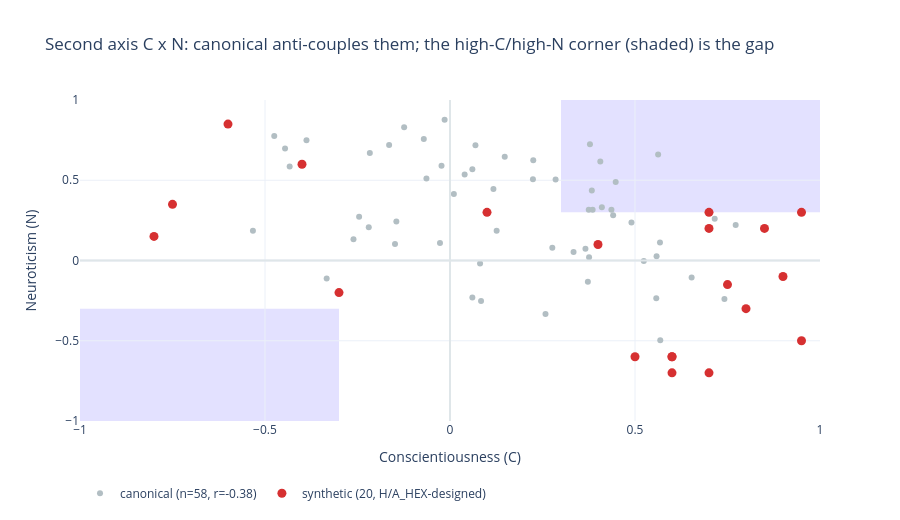

Here is the notebook cell this chart was saved with:
### Markdown cell above
## A second decoupling axis: which corners are worth filling?

The 20 characters above all vary on one plane, **H x A_HEX** (the communion bipolarity). But canonical
literature fusions more than one trait pair. Averaged across the 25 panel raters, the strongest fusions are:

| Trait pair | Canonical mean r (25-rater panel) | Role |
|---|---|---|
| **H ↔ A_HEX** | **+0.75** | axis 1, saturated by the 20 chars |
| O ↔ A | +0.32 | strongest OCEAN fusion, but A overlaps communion |
| **C ↔ N** | **−0.29** | strongest fusion orthogonal to communion → **axis 2** |
| E ↔ N | −0.26 | candidate axis 3 |

Opening a second, orthogonal axis turns "literature fusions communion" into "literature fusions *several*
trait pairs," and gives the cache-free regressor a harder, non-redundant test. **C x N** is the natural
choice: fiction pairs discipline with calm and anxiety with chaos, so the high-C/high-N corner (the
disciplined-but-anxious type) is nearly empty. The curation file carries a **worked example**, *Edda Sarn*,
showing how to author a character into this corner; it is a copy-this template, not a labeled corpus member.

### Code cell
# Second axis C x N: reconstruct canonical per-char OCEAN by averaging the 25 panel raters
# (the duplicate Grok 4.3 run, xai_2, is excluded so this is the standardized 25-rater panel)
import glob, collections, statistics as st
base = Path('paper_artifacts/pivot6_hexaco_atlas')
if not base.exists(): base = Path('../paper_artifacts/pivot6_hexaco_atlas')
acc = collections.defaultdict(lambda: collections.defaultdict(list))
for f in glob.glob(str(base/'ocean_ratings_*.json')):
    if 'synth' in f or 'xai_2' in f: continue
    for p in json.load(open(f)).get('predictions', []):
        pr = p.get('parsed') or {}; cid = p.get('coref_id')
        for t in ('C','N'):
            if isinstance(pr.get(t),(int,float)): acc[cid][t].append(pr[t])
cC=[st.mean(tv['C']) for tv in acc.values() if tv.get('C') and tv.get('N')]
cN=[st.mean(tv['N']) for tv in acc.values() if tv.get('C') and tv.get('N')]
rcn=float(np.corrcoef(cC,cN)[0,1])
sC=[c['target_OCEAN']['C'] for c in chars]; sN=[c['target_OCEAN']['N'] for c in chars]
in_hi=sum(1 for c,n in zip(sC,sN) if c>0.3 and n>0.3)

import plotly.graph_objects as go
fig=go.Figure()
for (x0,x1,y0,y1) in [(0.3,1,0.3,1),(-1,-0.3,-1,-0.3)]:
    fig.add_shape(type='rect',x0=x0,x1=x1,y0=y0,y1=y1,fillcolor='#a29bfe',opacity=0.30,line_width=0,layer='below')
fig.add_trace(go.Scatter(x=cC,y=cN,mode='markers',name=f'canonical (n={len(cC)}, r={rcn:+.2f})',marker=dict(size=6,color='#b2bec3')))
fig.add_trace(go.Scatter(x=sC,y=sN,mode='markers',name='synthetic (20, H/A_HEX-designed)',marker=dict(size=9,color='#D63031')))
fig.add_hline(y=0,line_color='#dfe6e9'); fig.add_vline(x=0,line_color='#dfe6e9')
fig.update_layout(template='plotly_white',height=520,xaxis_range=[-1,1],yaxis_range=[-1,1],
    title='Second axis C x N: canonical anti-couples them; the high-C/high-N corner (shaded) is the gap',
    xaxis_title='Conscientiousness (C)',yaxis_title='Neuroticism (N)',legend=dict(orientation='h',y=-0.18))
fig.show()
print(f"canonical r(C,N) = {rcn:+.2f} over {len(cC)} chars -- correlation of rater-AVERAGED C and N.")
print("  (Estimand note: the 25-rater MEAN of each rater's OWN r(C,N) is -0.29; correlation-of-means (this cell) and mean-of-correlations are two valid views.)")
print(f"synth chars currently in the high-C/high-N corner: {in_hi} of 20 (none designed for it)")
print("The curation file includes a worked example (Edda Sarn) showing how to author a character into this empty corner.")

### Figure 1 — Plotly figure (JSON) as saved in the notebook; plotly's stock layout.template omitted (floating-point values rounded to 4 significant figures)
{"data": [{"marker": {"color": "#b2bec3", "size": 6}, "mode": "markers", "name": "canonical (n=58, r=-0.38)", "type": "scatter", "x": [-0.2609, 0.06875, -0.07083, -0.02708, -0.2167, 0.1174, -0.3879, 0.4478, 0.2854, 0.06042, 0.06042, 0.5583, 0.4363, 0.5238, 0.4062, 0.3833, 0.5575, -0.01458, 0.375, -0.145, 0.7154, 0.4104, -0.475, -0.1646, 0.3339, 0.2242, -0.02292, 0.225, -0.3333, 0.08125, 0.03958, 0.5625, 0.5675, 0.3758, 0.5683, 0.3854, -0.4333, 0.01042, -0.4458, 0.7417, 0.1479, 0.7721, 0.08391, -0.1239, 0.3726, 0.2765, -0.5326, 0.3661, 0.4409, 0.653, -0.1486, 0.4904, 0.3783, -0.2457, -0.2196, 0.1261, 0.2581, -0.06364], "y": [0.1326, 0.7175, 0.7562, 0.1083, 0.6704, 0.4457, 0.7492, 0.4891, 0.5042, -0.2313, 0.5679, 0.02708, 0.3167, -0.002917, 0.6167, 0.4354, -0.2354, 0.8771, 0.3167, 0.2436, 0.2596, 0.3312, 0.775, 0.7196, 0.05304, 0.5058, 0.5896, 0.625, -0.1125, -0.01875, 0.5354, 0.6604, 0.1125, 0.02083, -0.4965, 0.3167, 0.5854, 0.4146, 0.6979, -0.2396, 0.6458, 0.2208, -0.2522, 0.8304, -0.133, 0.07913, 0.1848, 0.07304, 0.2818, -0.1065, 0.1027, 0.237, 0.7239, 0.2726, 0.2065, 0.1848, -0.3333, 0.5114]}, {"marker": {"color": "#D63031", "size": 9}, "mode": "markers", "name": "synthetic (20, H/A_HEX-designed)", "type": "scatter", "x": [0.9, 0.6, -0.6, 0.95, -0.3, 0.7, 0.6, 0.8, 0.7, 0.5, 0.85, 0.6, 0.1, -0.4, 0.75, 0.4, 0.7, -0.8, 0.95, -0.75], "y": [-0.1, -0.6, 0.85, -0.5, -0.2, 0.3, -0.7, -0.3, 0.2, -0.6, 0.2, -0.6, 0.3, 0.6, -0.15, 0.1, -0.7, 0.15, 0.3, 0.35]}], "layout": {"height": 520, "legend": {"orientation": "h", "y": -0.18}, "shapes": [{"fillcolor": "#a29bfe", "layer": "below", "line": {"width": 0}, "opacity": 0.3, "type": "rect", "x0": 0.3, "x1": 1, "y0": 0.3, "y1": 1}, {"fillcolor": "#a29bfe", "layer": "below", "line": {"width": 0}, "opacity": 0.3, "type": "rect", "x0": -1, "x1": -0.3, "y0": -1, "y1": -0.3}, {"line": {"color": "#dfe6e9"}, "type": "line", "x0": 0, "x1": 1, "xref": "x domain", "y0": 0, "y1": 0, "yref": "y"}, {"line": {"color": "#dfe6e9"}, "type": "line", "x0": 0, "x1": 0, "xref": "x", "y0": 0, "y1": 1, "yref": "y domain"}], "title": {"text": "Second axis C x N: canonical anti-couples them; the high-C/high-N corner (shaded) is the gap"}, "xaxis": {"range": [-1, 1], "title": {"text": "Conscientiousness (C)"}}, "yaxis": {"range": [-1, 1], "title": {"text": "Neuroticism (N)"}}}}
